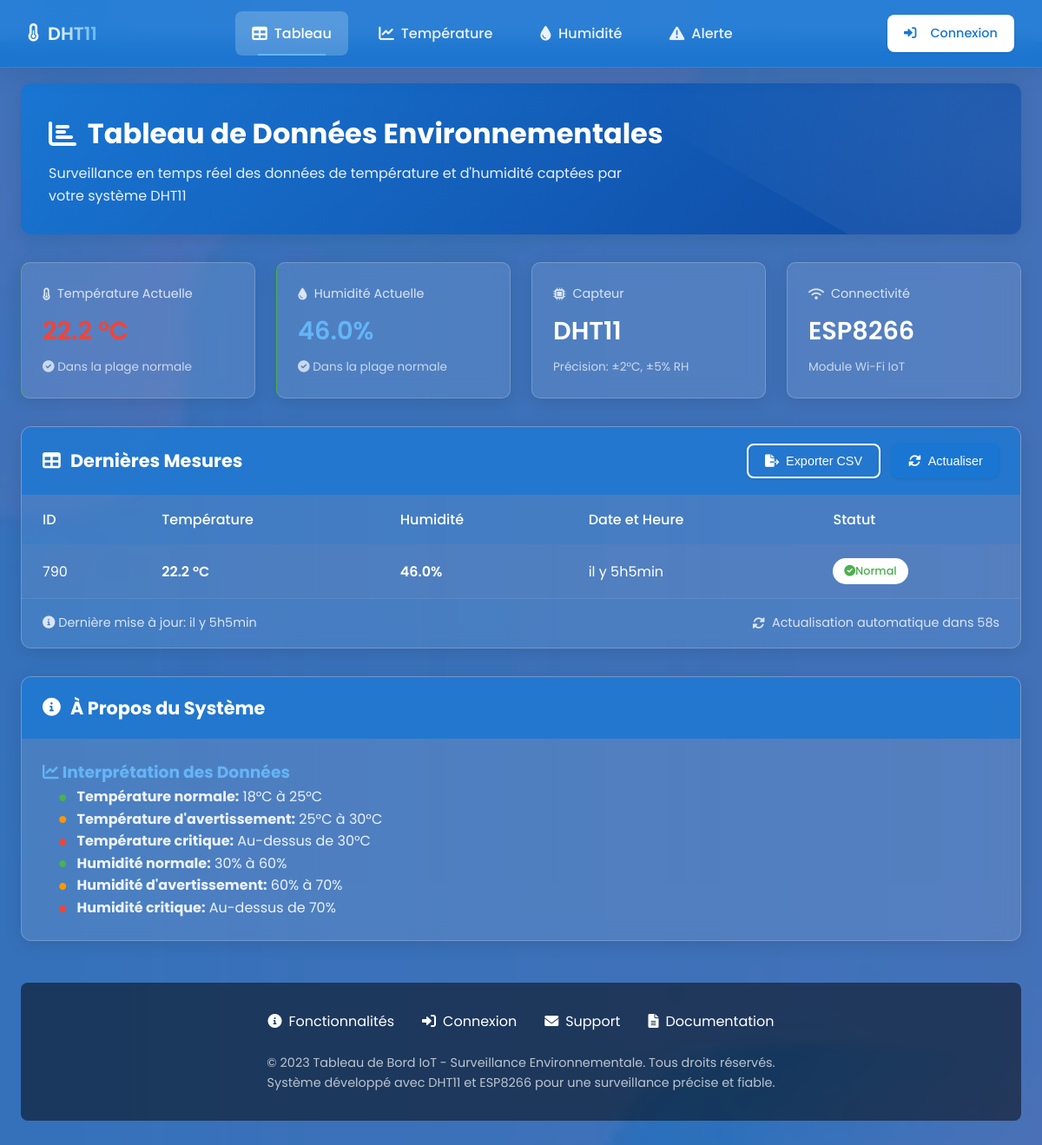
/table/, run on an earlier commit of the app's database.
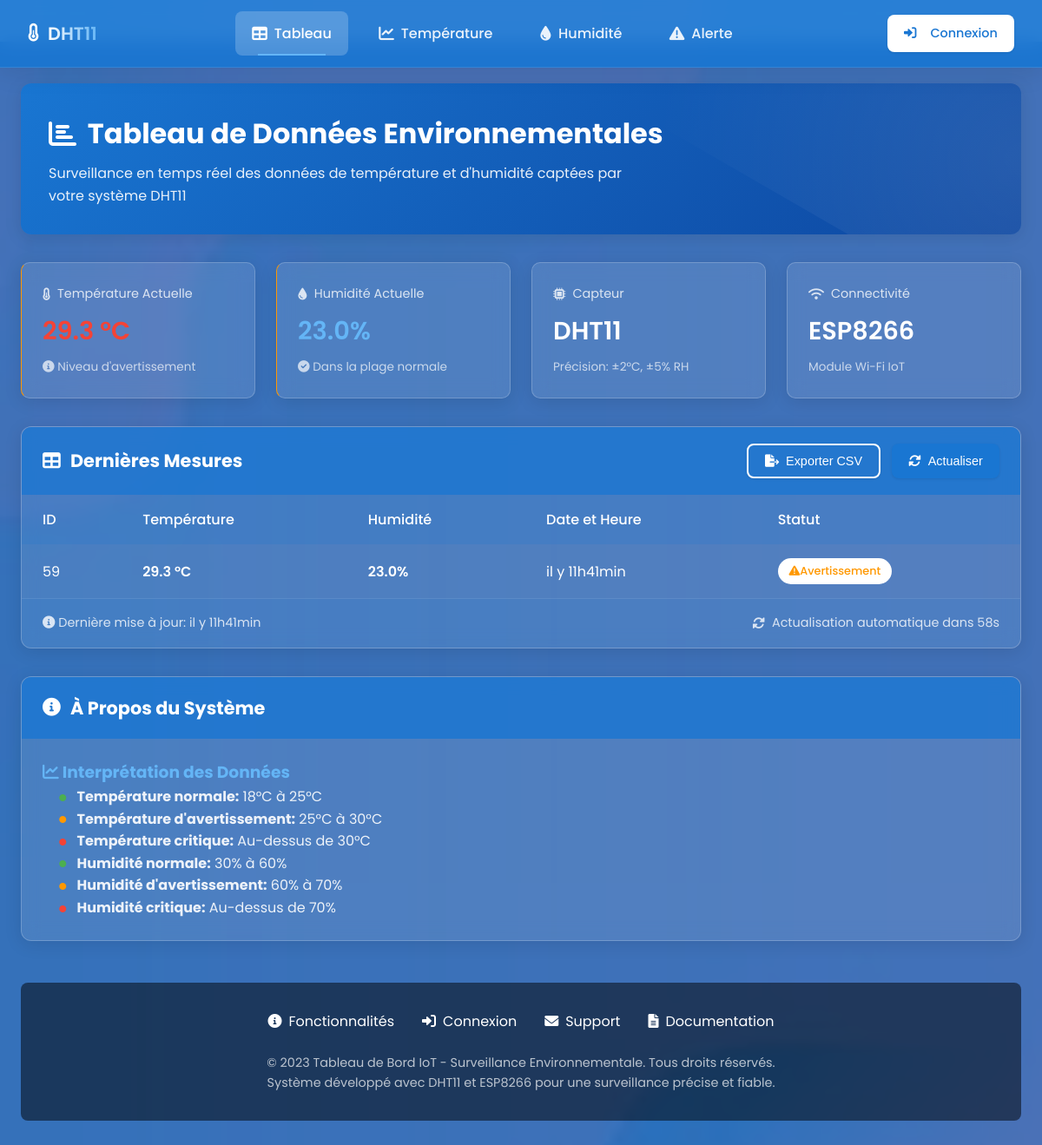
And on a later commit of the database.
### DHT/models.py (models this page shows)
class Dht11(models.Model):
  temp = models.FloatField(null=True)
  hum = models.FloatField(null=True)
  dt = models.DateTimeField(auto_now_add=True,null=True)

### DHT/views.py (the view)
# urls.py: path('table/', views.table, name='table'),
def table(request):
    derniere_ligne = Dht11.objects.last()
    derniere_date = Dht11.objects.last().dt
    delta_temps = timezone.now() - derniere_date
    difference_minutes = delta_temps.seconds // 60
    temps_ecoule = ' il y a ' + str(difference_minutes) + ' min'
    if difference_minutes > 60:
        temps_ecoule = 'il y ' + str(difference_minutes // 60) + 'h' + str(difference_minutes % 60) + 'min'
    valeurs = {'date': temps_ecoule, 'id': derniere_ligne.id, 'temp': derniere_ligne.temp, 'hum': derniere_ligne.hum}
    return render(request, 'table.html', {'valeurs': valeurs})

### template/table.html (shortened to what this page needs)
{% extends 'base.html' %}
{% load static %}
{% block content %}
<link rel="stylesheet" href="https://cdnjs.cloudflare.com/ajax/libs/font-awesome/6.0.0/css/all.min.css">
<div class="data-table-container">
    <div class="dashboard-header">
        <h1><i class="fas fa-chart-bar"></i> Tableau de Données Environnementales</h1>
        <p>Surveillance en temps réel des données de température et d'humidité captées par votre système DHT11</p>
    </div>
    <div class="stats-cards">
        <div class="stat-card {% if valeurs.temp > 30 or valeurs.hum > 70 %}critical{% elif valeurs.temp > 25 or valeurs.hum > 60 %}warning{% else %}normal{% endif %}">
            <div class="stat-title"><i class="fas fa-thermometer-half"></i> Température Actuelle</div>
            <div class="stat-value temp">{{ valeurs.temp }} °C</div>
            <div class="stat-desc">
                {% if valeurs.temp > 30 %}
                    <i class="fas fa-exclamation-triangle"></i> Niveau critique
                {% elif valeurs.temp > 25 %}
                    <i class="fas fa-info-circle"></i> Niveau d'avertissement
                {% else %}
                    <i class="fas fa-check-circle"></i> Dans la plage normale
                {% endif %}
            </div>
        </div>
        <div class="stat-card {% if valeurs.temp > 30 or valeurs.hum > 70 %}critical{% elif valeurs.temp > 25 or valeurs.hum > 60 %}warning{% else %}normal{% endif %}">
            <div class="stat-title"><i class="fas fa-tint"></i> Humidité Actuelle</div>
            <div class="stat-value hum">{{ valeurs.hum }}%</div>
            <div class="stat-desc">
                {% if valeurs.hum > 70 %}
                    <i class="fas fa-exclamation-triangle"></i> Niveau critique
                {% elif valeurs.hum > 60 %}
                    <i class="fas fa-info-circle"></i> Niveau d'avertissement
                {% else %}
                    <i class="fas fa-check-circle"></i> Dans la plage normale
                {% endif %}
            </div>
        </div>
        <div class="stat-card">
            <div class="stat-title"><i class="fas fa-microchip"></i> Capteur</div>
            <div class="stat-value">DHT11</div>
            <div class="stat-desc">Précision: ±2°C, ±5% RH</div>
        </div>
        <div class="stat-card">
            <div class="stat-title"><i class="fas fa-wifi"></i> Connectivité</div>
            <div class="stat-value">ESP8266</div>
            <div class="stat-desc">Module Wi-Fi IoT</div>
        </div>
    </div>
    <div class="table-container">
        <div class="table-header">
            <h2><i class="fas fa-table"></i> Dernières Mesures
            </h2>
            <div class="table-actions">
                <button id="csv" class="btn btn-outline">
                    <i class="fas fa-file-export"></i> Exporter CSV
                </button>
                <button id="refresh" class="btn btn-primary">
                    <i class="fas fa-sync-alt"></i> Actualiser
                </button>
            </div>
        </div>
        <div class="table-responsive">
            <table class="sensor-table">
                <thead>
                    <tr>
                        <th>ID</th>
                        <th>Température</th>
                        <th>Humidité</th>
                        <th>Date et Heure</th>
                        <th>Statut</th>
                    </tr>
                </thead>
                <tbody>
                    <tr>
                        <td>{{ valeurs.id }}</td>
                        <td class="temp-value">{{ valeurs.temp }} °C</td>
                        <td class="humidity-value">{{ valeurs.hum }}%</td>
                        <td>{{ valeurs.date }}</td>
                        <td>
                            {% if valeurs.temp > 30 or valeurs.hum > 70 %}
                                <span class="status-badge status-critical">
                                    <i class="fas fa-exclamation-circle"></i> Critique
                                </span>
                            {% elif valeurs.temp > 25 or valeurs.hum > 60 %}
                                <span class="status-badge status-warning">
                                    <i class="fas fa-exclamation-triangle"></i> Avertissement
                                </span>
                            {% else %}
                                <span class="status-badge status-normal">
                                    <i class="fas fa-check-circle"></i> Normal
                                </span>
                            {% endif %}
                        </td>
                    </tr>
                </tbody>
            </table>
        </div>
        <div class="table-footer">
            <div>
                <i class="fas fa-info-circle"></i> Dernière mise à jour: {{ valeurs.date }}
            </div>
            <div class="refresh-indicator">
                <i class="fas fa-sync-alt pulse"></i>
                <span>Actualisation automatique dans <span id="countdown">60</span>s</span>
            </div>
        </div>
    </div>
    <div class="table-container" style="margin-top: 2rem;">
        <div class="table-header">
            <h2><i class="fas fa-info-circle"></i> À Propos du Système</h2>
        </div>
        <div style="padding: 1.5rem; color: rgba(255, 255, 255, 0.9);">
            <h3 style="color: var(--sky-blue);"><i class="fas fa-chart-line"></i> Interprétation des Données</h3>
            <ul style="padding-left: 1.2rem; list-style-type: none;">
                <li><i class="fas fa-circle" style="font-size: 0.5rem; vertical-align: middle; margin-right: 0.5rem; color: var(--success-green);"></i> <strong>Température normale:</strong> 18°C à 25°C</li>
                <li><i class="fas fa-circle" style="font-size: 0.5rem; vertical-align: middle; margin-right: 0.5rem; color: var(--warning-orange);"></i> <strong>Température d'avertissement:</strong> 25°C à 30°C</li>
                <li><i class="fas fa-circle" style="font-size: 0.5rem; vertical-align: middle; margin-right: 0.5rem; color: var(--error-red);"></i> <strong>Température critique:</strong> Au-dessus de 30°C</li>
                <li><i class="fas fa-circle" style="font-size: 0.5rem; vertical-align: middle; margin-right: 0.5rem; color: var(--success-green);"></i> <strong>Humidité normale:</strong> 30% à 60%</li>
                <li><i class="fas fa-circle" style="font-size: 0.5rem; vertical-align: middle; margin-right: 0.5rem; color: var(--warning-orange);"></i> <strong>Humidité d'avertissement:</strong> 60% à 70%</li>
                <li><i class="fas fa-circle" style="font-size: 0.5rem; vertical-align: middle; margin-right: 0.5rem; color: var(--error-red);"></i> <strong>Humidité critique:</strong> Au-dessus de 70%</li>
            </ul>
        </div>
    </div>
        <div class="footer" id="support">
            <div class="footer-links">
                <a href="#features" class="footer-link">
                    <i class="fas fa-info-circle"></i> Fonctionnalités
                </a>
                <a href="#login" class="footer-link">
                    <i class="fas fa-sign-in-alt"></i> Connexion
                </a>
                <a href="mailto:support@iotdashboard.com" class="footer-link">
                    <i class="fas fa-envelope"></i> Support
                </a>
                <a href="#" class="footer-link">
                    <i class="fas fa-file-alt"></i> Documentation
                </a>
            </div>
            <p class="footer-text">
                © 2023 Tableau de Bord IoT - Surveillance Environnementale. Tous droits réservés.<br>
                Système développé avec DHT11 et ESP8266 pour une surveillance précise et fiable.
            </p>
        </div>
    </div>
{% endblock %}

### template/base.html (shortened to what this page needs)
{% load static %}
<!DOCTYPE html>
<html lang="en">
<head>
    <link rel="stylesheet" href="https://cdnjs.cloudflare.com/ajax/libs/font-awesome/6.0.0/css/all.min.css">
    <link rel="stylesheet" href="{% static 'css/main.css' %}">
</head>
<body>
    {% include 'navBar.html' %}
    <main class="main-content">
        {% block content %}{% endblock %}
    </main>
</body>
</html>

### template/navBar.html (shortened to what this page needs)
{% load static %}
<nav class="navbar">
    <div class="navbar-container">
        <a href="{% url 'index' %}" class="navbar-brand">
            <i class="fas fa-thermometer-half"></i>
            <span>DHT11</span>
        </a>
        <ul class="navbar-nav">
            <li>
                <a href="{% url 'table' %}" class="nav-link {% if request.path == '/table/' %}active{% endif %}">
                    <i class="fas fa-table"></i> Tableau
                </a>
            </li>
            <li>
                <a href="{% url 'myChartTemp' %}" class="nav-link {% if request.path == '/chart-temp/' %}active{% endif %}">
                    <i class="fas fa-chart-line"></i> Température
                </a>
            </li>
            <li>
                <a href="{% url 'myChartHum' %}" class="nav-link {% if request.path == '/chart-hum/' %}active{% endif %}">
                    <i class="fas fa-tint"></i> Humidité
                </a>
            </li>
            <li>
                <a href="{% url 'set_temperature' %}" class="nav-link {% if request.path == '/alert/' %}active{% endif %}">
                    <i class="fas fa-exclamation-triangle"></i> Alerte
                </a>
            </li>
        </ul>
        <div class="navbar-actions">
            {% if user.is_authenticated %}
                <div class="user-display">
                    <div class="user-avatar">
                        {{ user.first_name|first|default:user.username|first|upper }}
                    </div>
                    <div class="user-info">
                        <div class="user-name">
                            {% if user.first_name %}
                                {{ user.first_name }} {{ user.last_name|default:"" }}
                            {% else %}
                                {{ user.username }}
                            {% endif %}
                        </div>
                        <div class="user-role">
                            {% if user.is_superuser %}
                                Administrateur
                            {% elif user.is_staff %}
                                Staff
                            {% else %}
                                Utilisateur
                            {% endif %}
                        </div>
                    </div>
                </div>
                <a href="{% url 'logout' %}" class="logout-btn">
                    <i class="fas fa-power-off"></i>
                </a>
            {% else %}
                <a href="{% url 'login' %}" class="btn">
                    <i class="fas fa-sign-in-alt"></i> Connexion
                </a>
            {% endif %}
        </div>
    </div>
</nav>

### static/css/main.css (style rules this page uses)
* { margin: 0; padding: 0; box-sizing: border-box; }
body { font-family: 'Poppins', sans-serif; background-color: var(--light-bg); color: var(--dark-text); line-height: 1.6; }
.main-content { padding: var(--space-xl); max-width: 1400px; margin: 0 auto; }
.btn { display: inline-flex; align-items: center; justify-content: center; gap: var(--space-xs); background-color: var(--primary-blue); color: var(--white); border: none; padding: var(--space-sm) var(--space-md); border-radius: var(--radius-sm); font-size: 1rem; font-weight: 500; cursor: pointer; transition: all 0.3s ease; text-decoration: none; }
.btn-outline { background: transparent; border: 1px solid var(--primary-blue); color: var(--primary-blue); }

### template/navBar.html (style rules this page uses)
.navbar { background: rgba(25, 118, 210, 0.9); backdrop-filter: blur(10px); box-shadow: 0 4px 30px rgba(0, 0, 0, 0.1); border-bottom: 1px solid rgba(255, 255, 255, 0.1); position: fixed; top: 0; left: 0; right: 0; z-index: 1000; transition: all 0.3s ease; }
.navbar-container { max-width: 1200px; margin: 0 auto; padding: 0.8rem 2rem; display: flex; justify-content: space-between; align-items: center; }
.navbar-brand { display: flex; align-items: center; text-decoration: none; color: white; font-weight: 600; font-size: 1.3rem; transition: all 0.3s ease; }
.navbar-brand span { margin-left: 10px; background: linear-gradient(to right, #ffffff, #64B5F6); -webkit-background-clip: text; -webkit-text-fill-color: transparent; position: relative; }
.navbar-brand span::after { content: ''; position: absolute; bottom: -5px; left: 0; width: 0; height: 2px; background: linear-gradient(to right, #64B5F6, #ffffff); transition: width 0.3s ease; }
.navbar-nav { display: flex; list-style: none; margin: 0; padding: 0; }
.navbar-nav li { position: relative; margin: 0 0.5rem; }
.nav-link { color: rgba(255, 255, 255, 0.9); text-decoration: none; padding: 0.8rem 1.2rem; border-radius: 8px; display: flex; align-items: center; transition: all 0.3s ease; font-weight: 500; position: relative; overflow: hidden; }
.nav-link i { margin-right: 8px; font-size: 1.1rem; }
.nav-link::before { content: ''; position: absolute; bottom: 0; left: 50%; transform: translateX(-50%); width: 0; height: 2px; background: white; transition: width 0.3s ease; }
.nav-link.active { color: white; background: rgba(255, 255, 255, 0.2); }
.nav-link.active::before { width: 60%; background: #64B5F6; }
.navbar-actions { display: flex; align-items: center; gap: 1rem; }
.navbar-actions .btn { padding: 0.6rem 1.2rem; border-radius: 8px; font-weight: 500; transition: all 0.3s ease; text-decoration: none; display: inline-flex; align-items: center; }
.navbar-actions .btn i { margin-right: 8px; }
.btn { background: white; color: #1976D2; border: none; }
.btn-outline { background: transparent; color: white; border: 2px solid white; }

What changed in the data, as far as the page shows it:
removed Dht11: hum "46.0", temp "22.2"
added Dht11: hum "23.0", temp "29.3"
Also different on the page:
{{ valeurs.id }}: "790" → "59"
{{ valeurs.date }}: "il y 5h5min" → "il y 11h41min"
text no longer shown: "Dans la plage normale Normal"
text now shown: "Niveau d'avertissement Avertissement"
